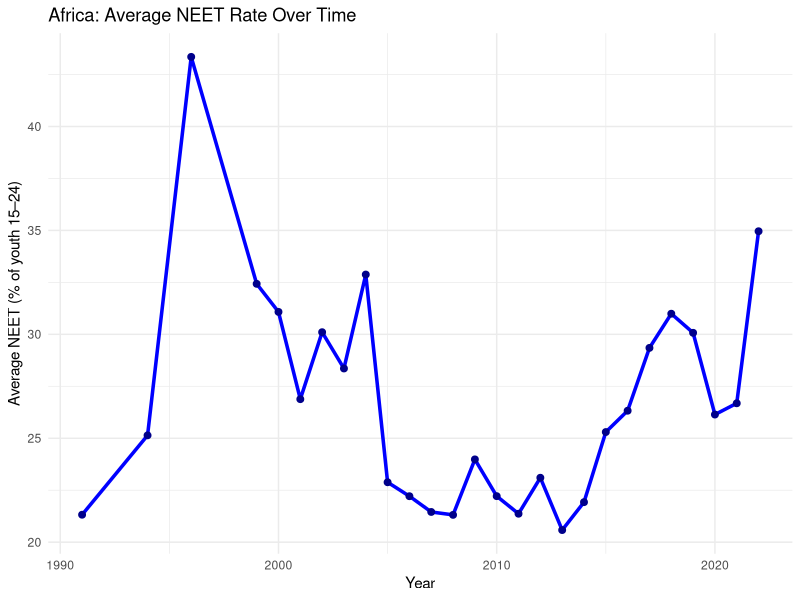
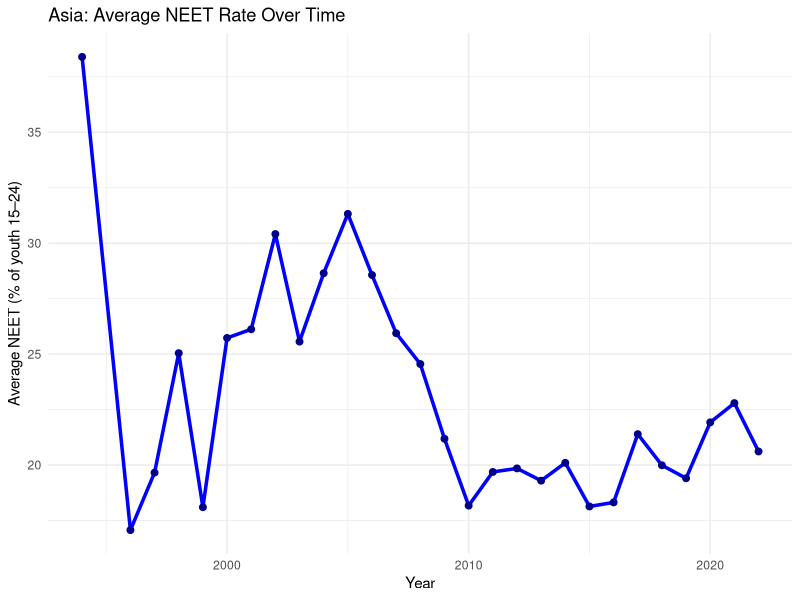
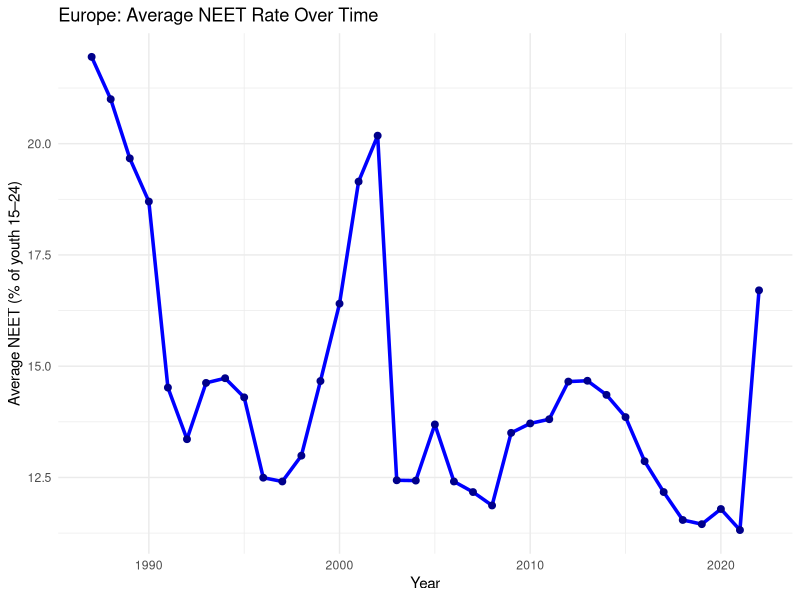
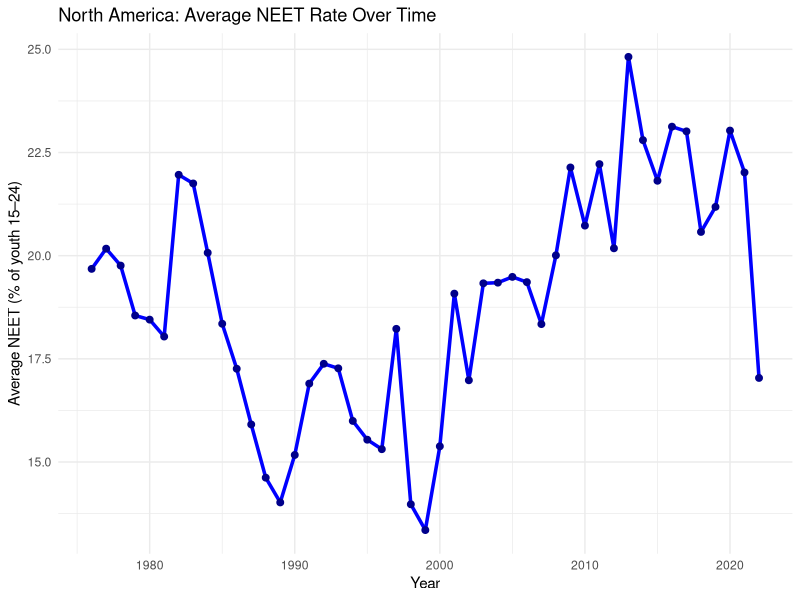
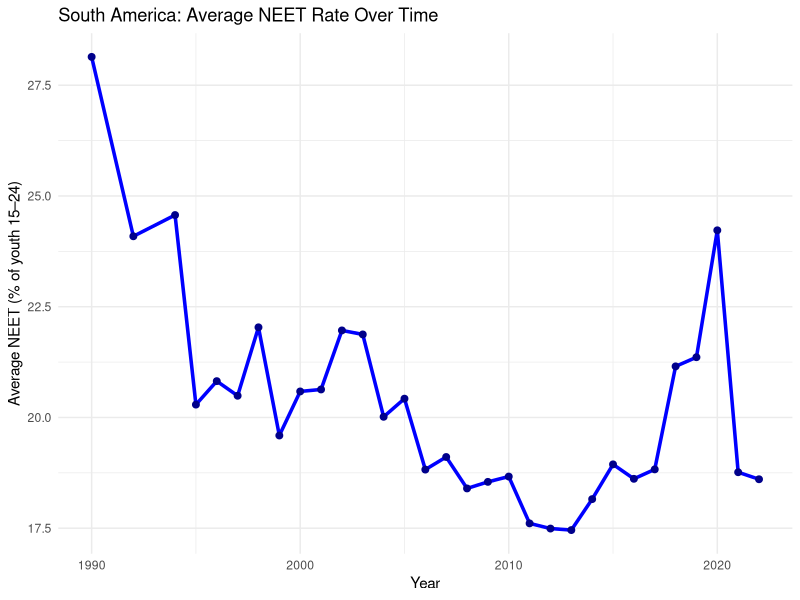
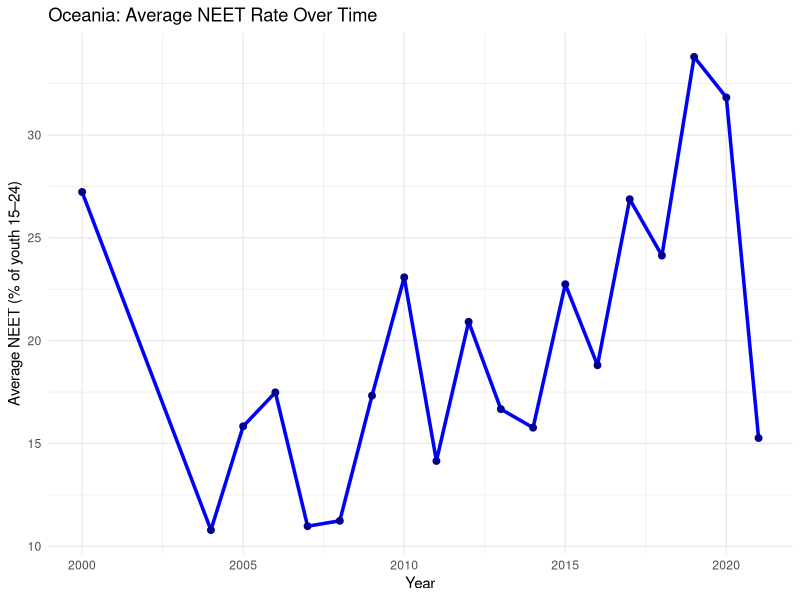

Write R code to recreate these figures, in order.
## ---- chunk 1
knitr::opts_chunk$set(echo = TRUE)
## ---- chunk 2
library(tidyverse)
setwd("~/Desktop/Uni/Intro to Data Science/Group project/data sets")
youth_neet <- read_csv("Youth_not_in_education_employment_training_with_continent.csv")
## ---- chunk 3
head(youth_neet)
## ---- chunk 4
avg_NEET_by_continent_year <- youth_neet %>%
  group_by(Continent, Year) %>%
  summarise(
    avg_NEET = mean(Share.of.youth.not.in.education..employment.or.training..total....of.youth.population., 
                    na.rm = TRUE)
  )

head(avg_NEET_by_continent_year)
## ---- chunk 5
# Filter Africa's data
africa_neet <- avg_NEET_by_continent_year %>%
  filter(Continent == "Africa") %>%
  group_by(Year) 

# Line plot
ggplot(africa_neet, aes(x = Year, y = avg_NEET)) +
  geom_line(color = "blue", size = 1.2) +
  geom_point(color = "darkblue", size = 2) +
  labs(
    title = "Africa: Average NEET Rate Over Time",
    x = "Year",
    y = "Average NEET (% of youth 15–24)"
  ) +
  theme_minimal()
## ---- chunk 6
asia_neet <- avg_NEET_by_continent_year %>%
  filter(Continent == "Asia") %>%
  group_by(Year)

# Line plot
ggplot(asia_neet, aes(x = Year, y = avg_NEET)) +
  geom_line(color = "blue", size = 1.2) +
  geom_point(color = "darkblue", size = 2) +
  labs(
    title = "Asia: Average NEET Rate Over Time",
    x = "Year",
    y = "Average NEET (% of youth 15–24)"
  ) +
  theme_minimal()
## ---- chunk 7
# Filter Europe's data
europe_neet <- avg_NEET_by_continent_year %>%
  filter(Continent == "Europe") %>%
  group_by(Year)

# Line plot
ggplot(europe_neet, aes(x = Year, y = avg_NEET)) +
  geom_line(color = "blue", size = 1.2) +
  geom_point(color = "darkblue", size = 2) +
  labs(
    title = "Europe: Average NEET Rate Over Time",
    x = "Year",
    y = "Average NEET (% of youth 15–24)"
  ) +
  theme_minimal()
## ---- chunk 8
# Filter North America's data
north_america_neet <- avg_NEET_by_continent_year %>%
  filter(Continent == "North America") %>%
  group_by(Year)

# Line plot
ggplot(north_america_neet, aes(x = Year, y = avg_NEET)) +
  geom_line(color = "blue", size = 1.2) +
  geom_point(color = "darkblue", size = 2) +
  labs(
    title = "North America: Average NEET Rate Over Time",
    x = "Year",
    y = "Average NEET (% of youth 15–24)"
  ) +
  theme_minimal()
## ---- chunk 9
# Filter South America's data
south_america_neet <- avg_NEET_by_continent_year %>%
  filter(Continent == "South America") %>%
  group_by(Year)

# Line plot
ggplot(south_america_neet, aes(x = Year, y = avg_NEET)) +
  geom_line(color = "blue", size = 1.2) +
  geom_point(color = "darkblue", size = 2) +
  labs(
    title = "South America: Average NEET Rate Over Time",
    x = "Year",
    y = "Average NEET (% of youth 15–24)"
  ) +
  theme_minimal()
## ---- chunk 10
# Filter Oceania's data
oceania_neet <- avg_NEET_by_continent_year %>%
  filter(Continent == "Oceania") %>%
  group_by(Year)

# Line plot
ggplot(oceania_neet, aes(x = Year, y = avg_NEET)) +
  geom_line(color = "blue", size = 1.2) +
  geom_point(color = "darkblue", size = 2) +
  labs(
    title = "Oceania: Average NEET Rate Over Time",
    x = "Year",
    y = "Average NEET (% of youth 15–24)"
  ) +
  theme_minimal()
